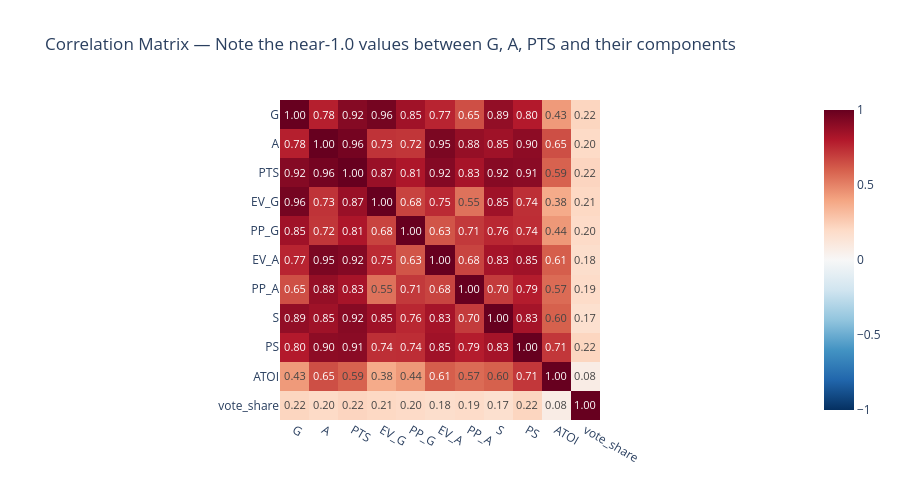

The notebook cell saved with this chart:
### Markdown cell above
### 3.4 Correlation Heatmap

### Code cell
corr_cols = ['G', 'A', 'PTS', 'EV_G', 'PP_G', 'EV_A', 'PP_A', 'S', 'PS', 'ATOI', 'vote_share']
corr_matrix = df[corr_cols].corr()

fig = px.imshow(
    corr_matrix,
    text_auto='.2f',
    color_continuous_scale='RdBu_r',
    zmin=-1, zmax=1,
    title='Correlation Matrix — Note the near-1.0 values between G, A, PTS and their components'
)
fig.update_layout(height=500)
fig.show()

print("\nCorrelation with vote_share (target):")
print(corr_matrix['vote_share'].sort_values(ascending=False).to_string())

### Figure 1 — Plotly figure (JSON) as saved in the notebook; plotly's stock layout.template omitted (floating-point values rounded to 4 significant figures)
{"data": [{"coloraxis": "coloraxis", "hovertemplate": "x: %{x}<br>y: %{y}<br>color: %{z}<extra></extra>", "name": "0", "texttemplate": "%{z:.2f}", "type": "heatmap", "x": ["G", "A", "PTS", "EV_G", "PP_G", "EV_A", "PP_A", "S", "PS", "ATOI", "vote_share"], "xaxis": "x", "y": ["G", "A", "PTS", "EV_G", "PP_G", "EV_A", "PP_A", "S", "PS", "ATOI", "vote_share"], "yaxis": "y", "z": [[1.0, 0.7808, 0.919, 0.9622, 0.8474, 0.7667, 0.6467, 0.8866, 0.7961, 0.431, 0.22], [0.7808, 1.0, 0.9639, 0.7254, 0.7177, 0.9454, 0.8776, 0.8512, 0.8991, 0.6484, 0.2011], [0.919, 0.9639, 1.0, 0.868, 0.8142, 0.9234, 0.8294, 0.9151, 0.9067, 0.5929, 0.2207], [0.9622, 0.7254, 0.868, 1.0, 0.6804, 0.7494, 0.5474, 0.8496, 0.7368, 0.3766, 0.2074], [0.8474, 0.7177, 0.8142, 0.6804, 1.0, 0.6293, 0.7086, 0.7587, 0.7412, 0.4375, 0.1977], [0.7667, 0.9454, 0.9234, 0.7494, 0.6293, 1.0, 0.677, 0.8345, 0.8492, 0.6053, 0.181], [0.6467, 0.8776, 0.8294, 0.5474, 0.7086, 0.677, 1.0, 0.7029, 0.7889, 0.5691, 0.1925], [0.8866, 0.8512, 0.9151, 0.8496, 0.7587, 0.8345, 0.7029, 1.0, 0.8334, 0.5985, 0.1655], [0.7961, 0.8991, 0.9067, 0.7368, 0.7412, 0.8492, 0.7889, 0.8334, 1.0, 0.7127, 0.2189], [0.431, 0.6484, 0.5929, 0.3766, 0.4375, 0.6053, 0.5691, 0.5985, 0.7127, 1.0, 0.07691], [0.22, 0.2011, 0.2207, 0.2074, 0.1977, 0.181, 0.1925, 0.1655, 0.2189, 0.07691, 1.0]]}], "layout": {"coloraxis": {"cmax": 1, "cmin": -1, "colorscale": [[0.0, "rgb(5,48,97)"], [0.1, "rgb(33,102,172)"], [0.2, "rgb(67,147,195)"], [0.3, "rgb(146,197,222)"], [0.4, "rgb(209,229,240)"], [0.5, "rgb(247,247,247)"], [0.6, "rgb(253,219,199)"], [0.7, "rgb(244,165,130)"], [0.8, "rgb(214,96,77)"], [0.9, "rgb(178,24,43)"], [1.0, "rgb(103,0,31)"]]}, "height": 500, "title": {"text": "Correlation Matrix — Note the near-1.0 values between G, A, PTS and their components"}, "xaxis": {"anchor": "y", "constrain": "domain", "domain": [0.0, 1.0], "scaleanchor": "y"}, "yaxis": {"anchor": "x", "autorange": "reversed", "constrain": "domain", "domain": [0.0, 1.0]}}}
